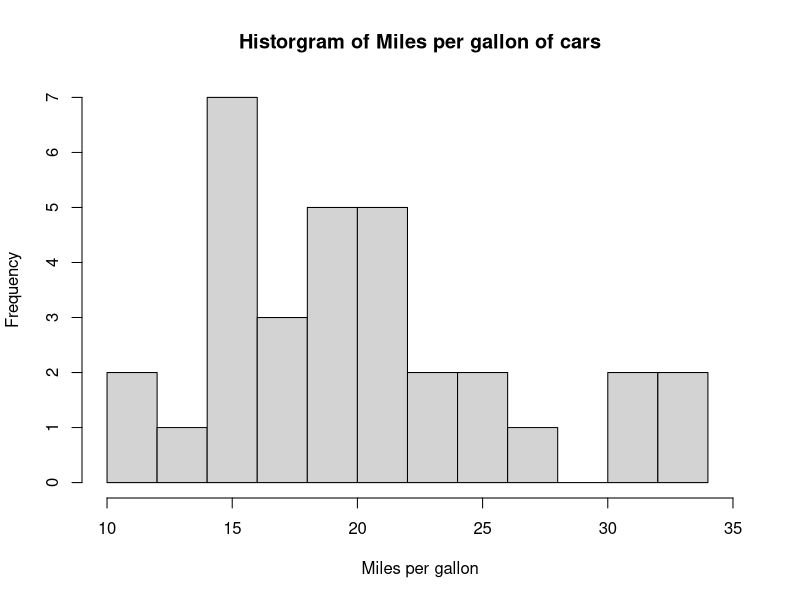
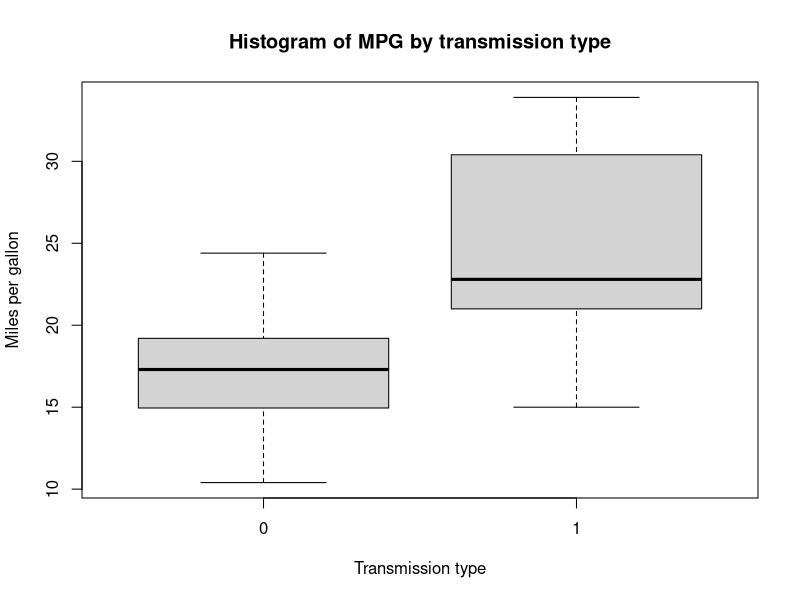
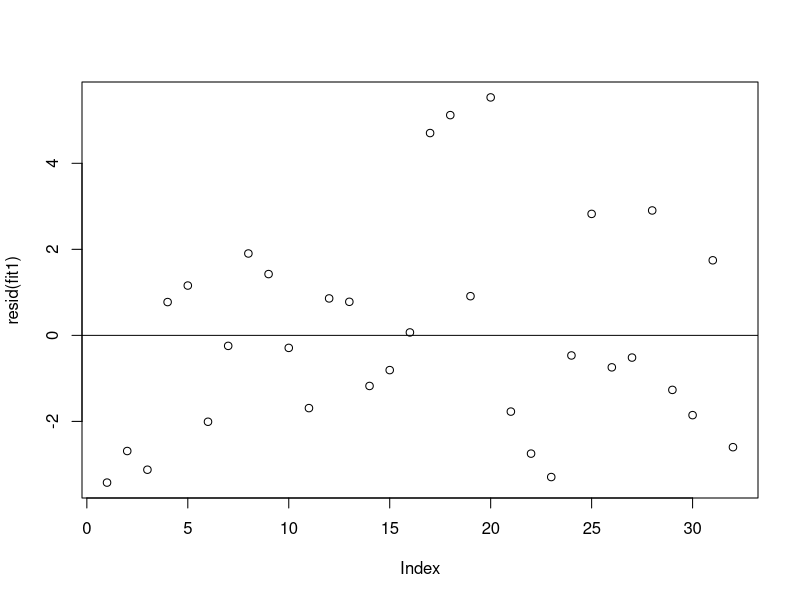
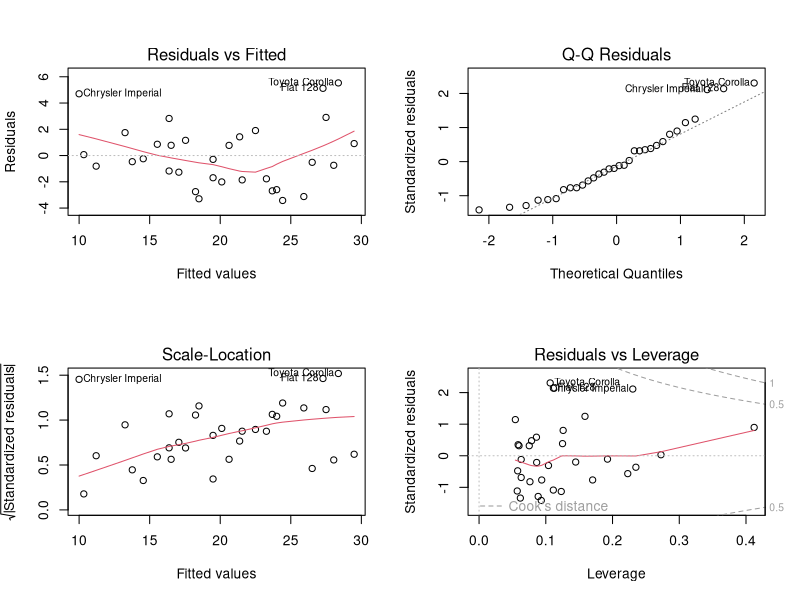

Write the R code that produced these figures, in order.
data(mtcars)
summary(mtcars)
str(mtcars)
hist(mtcars$mpg, breaks=10, xlab = "Miles per gallon", main = "Historgram of Miles per gallon of cars", xlim = range(10:35))
plot(mtcars$mpg ~ as.factor(mtcars$am), mtcars, xlab = "Transmission type", ylab="Miles per gallon", main="Histogram of MPG by transmission type")
fit0 <- lm( mpg ~ as.factor(am), data=mtcars)
summary(fit0)
pp <- cor(mtcars)
pp[1,]
pp[2,]
pp[4,]
pp[5,]
pp[6,]
fit1 <- lm( mtcars$mpg ~ hp + wt + as.factor(am), data=mtcars)
summary(fit1)
fit2 <- lm( mtcars$mpg ~ hp + wt, data=mtcars)
summary(fit2)
plot(resid(fit1))
abline(h=0)
anova(fit0, fit1)
par(mfrow = c(2,2))
plot(fit1)
